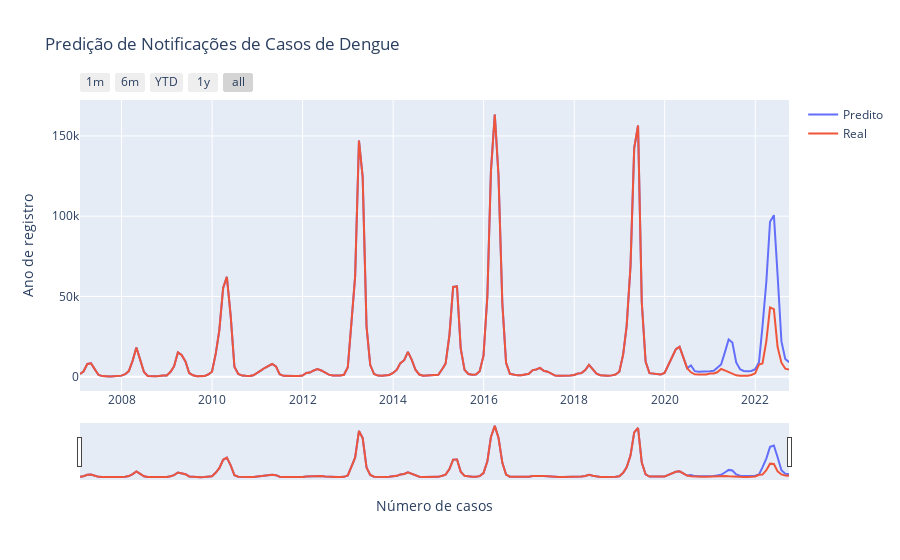

This figure's notebook cell:
### Markdown cell above
### Gráfico

### Code cell
## -------------------------------GARFICO PREDITO X REAL -----------------------------##
# Load data
df_ts = pd.read_csv('../results/dengue_geral_vw.csv')
#df = pd.read_csv(
#    "https://raw.githubusercontent.com/plotly/datasets/master/finance-charts-apple.csv")
df_ts.columns = [col.replace("AAPL.", "") for col in df_ts.columns]

# Create figure

figts = go.Figure()

figts.add_trace(
    go.Scatter(x=list(df_ts.Mes), y=list(df_ts.Casos_p), name="Predito"))
figts.add_trace(
    go.Scatter(x=list(df_ts.Mes), y=list(df_ts.Casos_r),  name="Real" ))

# Set title
figts.update_layout(
    title_text="Predição de Notificações de Casos de Dengue",
    xaxis_title="Número de casos",
    yaxis_title="Ano de registro",
)

# Add range slider
figts.update_layout(
    xaxis=dict(
        rangeselector=dict(
            buttons=list([
                dict(count=1,
                     label="1m",
                     step="month",
                     stepmode="backward"),
                dict(count=6,
                     label="6m",
                     step="month",
                     stepmode="backward"),
                dict(count=1,
                     label="YTD",
                     step="year",
                     stepmode="todate"),
                dict(count=1,
                     label="1y",
                     step="year",
                     stepmode="backward"),
                dict(step="all")
            ])
        ),
        rangeslider=dict(
            visible=True
        ),
        type="date"
    )
)

### Figure 1 — Plotly figure (JSON) as saved in the notebook; plotly's stock layout.template omitted (floating-point values rounded to 4 significant figures; data arrays with more than 128 entries replaced by an {"elided": "..."} marker saying what was removed)
{"data": [{"name": "Predito", "type": "scatter", "x": {"elided": "189 str values"}, "y": {"elided": "189 float values"}}, {"name": "Real", "type": "scatter", "x": {"elided": "189 str values"}, "y": {"elided": "189 float values"}}], "layout": {"title": {"text": "Predição de Notificações de Casos de Dengue"}, "xaxis": {"rangeselector": {"buttons": [{"count": 1, "label": "1m", "step": "month", "stepmode": "backward"}, {"count": 6, "label": "6m", "step": "month", "stepmode": "backward"}, {"count": 1, "label": "YTD", "step": "year", "stepmode": "todate"}, {"count": 1, "label": "1y", "step": "year", "stepmode": "backward"}, {"step": "all"}]}, "rangeslider": {"visible": true}, "title": {"text": "Número de casos"}, "type": "date"}, "yaxis": {"title": {"text": "Ano de registro"}}}}
